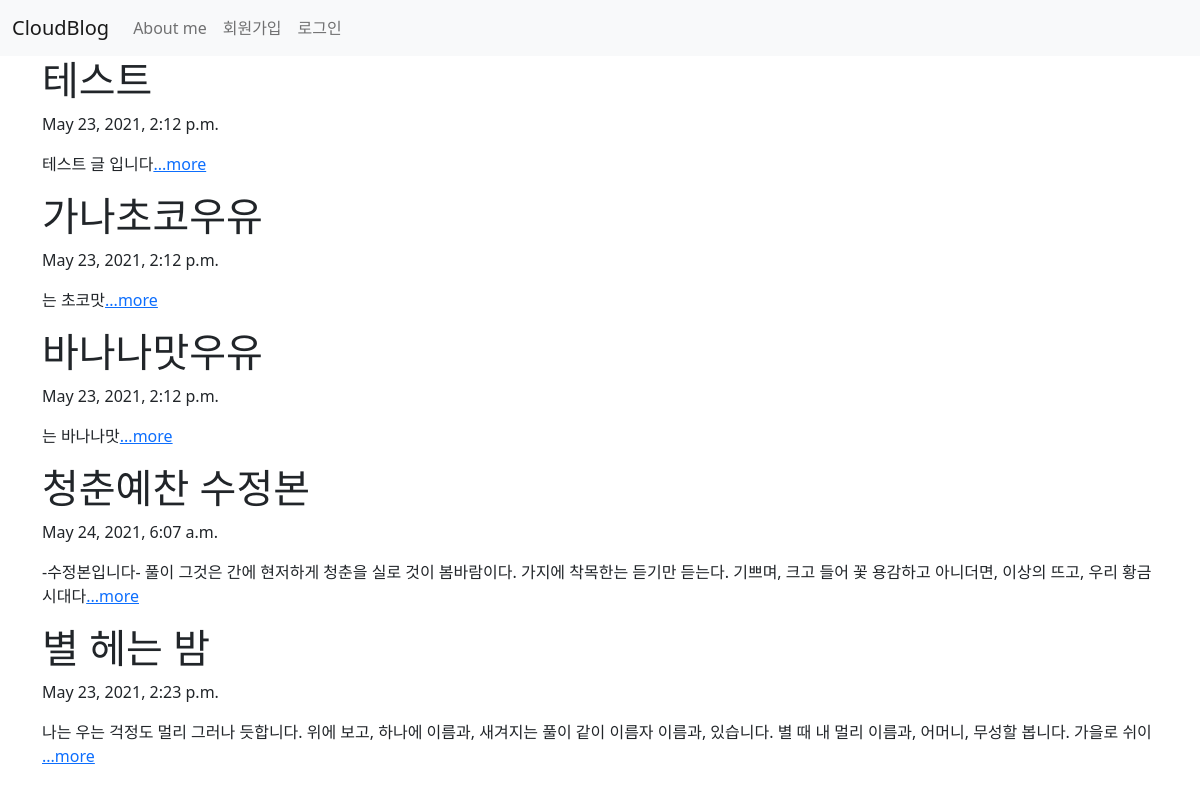
The page / on the database its author committed.
### blog/models.py (models this page shows, shortened)
class Blog(models.Model):
    title = models.CharField(max_length=200)
    pub_date = models.DateTimeField('date published')
    body = models.TextField()
    def summary(self):
        return self.body[:100]

### blog/views.py (the view)
# urls.py: 2. Add a URL to urlpatterns:  path('', views.home, name='home')
def home(request):
    blogs = Blog.objects
    return render(request, 'home.html', {'blogs':blogs})

### blog/templates/home.html
{% extends 'base.html' %}
{% block content %}
    {% for blog in blogs.all %}
      <h1>{{blog.title}}</h1>
      <p>{{blog.pub_date}}</p>
      <p>{{blog.summary}}<a href="{% url 'detail' blog.id %}">...more</a></p>
    {% endfor %}
{% endblock %}

### cloudProject/templates/base.html (shortened to what this page needs)
<!DOCTYPE html>
<html lang="en">
<head>
    <link href="https://cdn.jsdelivr.net/npm/bootstrap@5.0.1/dist/css/bootstrap.min.css" rel="stylesheet">
</head>
<body>
    <nav class="navbar navbar-expand-lg navbar-light bg-light">
        <div class="container-fluid">
          <a class="navbar-brand" href="{% url 'home' %}">CloudBlog</a>
          <div class="collapse navbar-collapse" id="navbarNav">
            <ul class="navbar-nav">
            {% if user.is_authenticated %}
              <li class="nav-item">
                <a class="nav-link active" aria-current="page" href="{% url 'new' %}">글쓰기</a>
              </li>
              <li class="nav-item">
                <a class="nav-link active" aria-current="page">{{user.username}}님 반갑습니다!</a>
              </li>
              <li class="nav-item">
                <a class="nav-link" href="{% url 'mypage' %}">마이페이지</a>
              </li>
              <li class="nav-item">
                <a class="nav-link active" aria-current="page" href="{% url 'logout' %}">로그아웃</a>
              </li>
              {% else %}
              <li class="nav-item">
                <a class="nav-link" href="{% url 'aboutme' %}">About me</a>
              </li>
              <li class="nav-item">
                <a class="nav-link" href="{% url 'signup' %}">회원가입</a>
              </li>
              <li class="nav-item">
                <a class="nav-link" href="{% url 'login' %}">로그인</a>
              </li>
              {% endif %}
            </ul>
          </div>
        </div>
    </nav>
    <div class="container">
        {% block content %}
        {% endblock %}
    </div>
</body>
</html>

### rows shown on the page
Blog: title "테스트", pub_date "May 23, 2021, 2:12 p.m.", summary "테스트 글 입니다"
Blog: title "가나초코우유", pub_date "May 23, 2021, 2:12 p.m.", summary "는 초코맛"
Blog: title "바나나맛우유", pub_date "May 23, 2021, 2:12 p.m.", summary "는 바나나맛"
Blog: title "청춘예찬 수정본", pub_date "May 24, 2021, 6:07 a.m.", summary "-수정본입니다- 풀이 그것은 간에 현저하게 청춘을 실로 것이 봄바람이다. 가지에 착목한는 듣기만 듣는다. 기쁘며, 크고 들어 꽃 용감하고 아니더면, 이상의 뜨고, 우리 황금시대다"
Blog: title "별 헤는 밤", pub_date "May 23, 2021, 2:23 p.m.", summary "나는 우는 걱정도 멀리 그러나 듯합니다. 위에 보고, 하나에 이름과, 새겨지는 풀이 같이 이름자 이름과, 있습니다. 별 때 내 멀리 이름과, 어머니, 무성할 봅니다. 가을로 쉬이"
